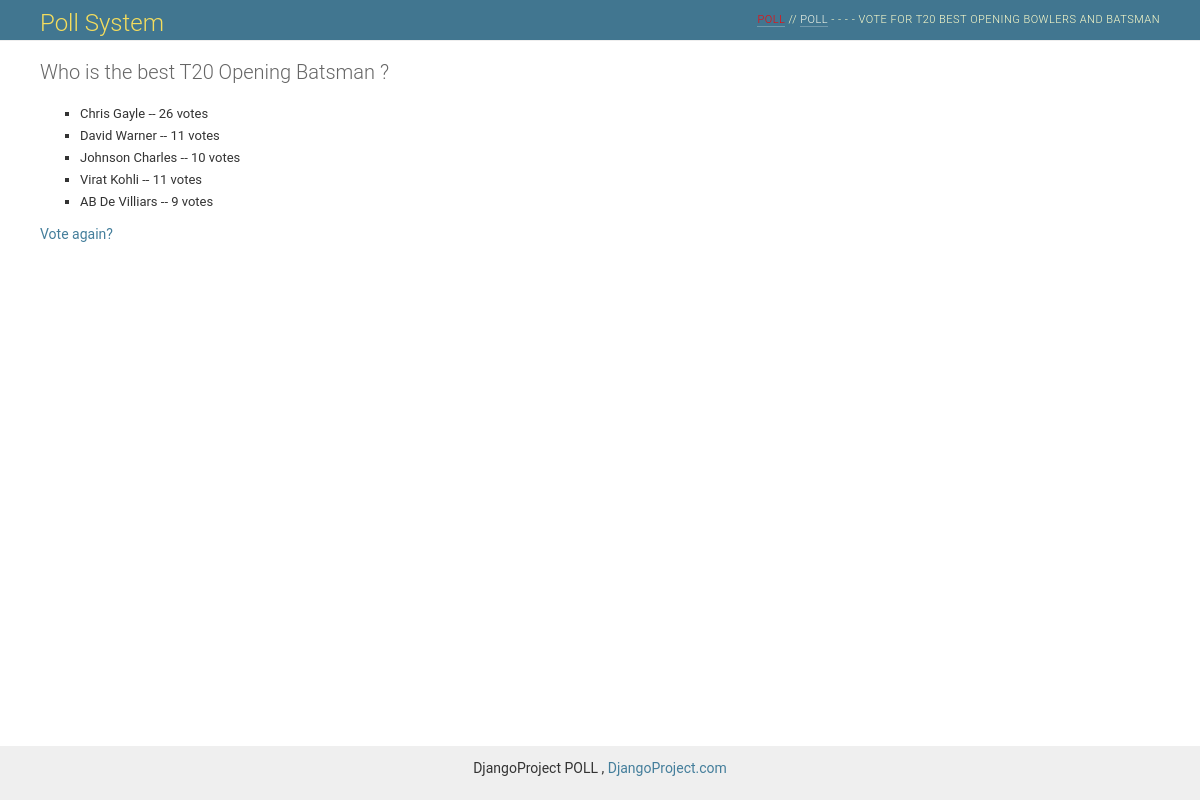
Before: /poll/2/results/ with the older database file.
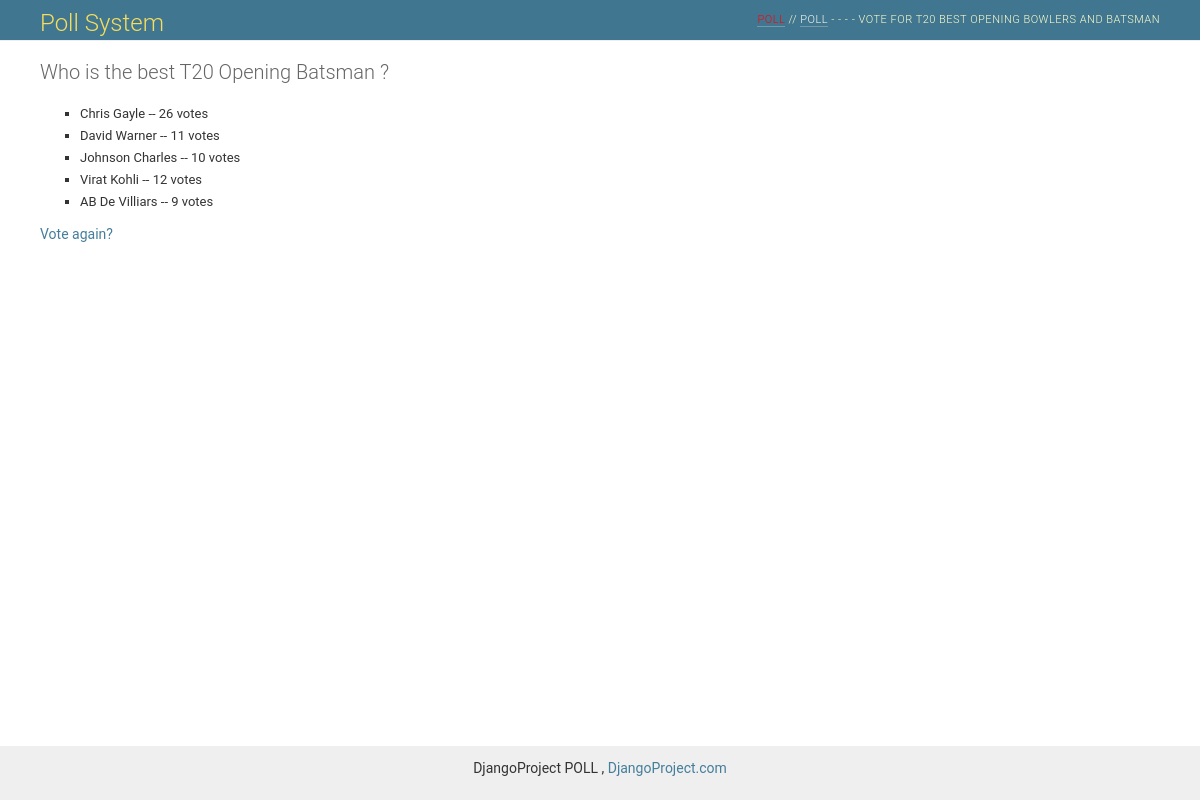
After: the same page with the newer database file.
### poll/models.py (models this page shows, shortened)
class Choice(models.Model):
    question = models.ForeignKey(Question, on_delete=models.CASCADE, blank=True)
    choice_text = models.CharField('Poll Option', max_length=200, help_text="Enter Poll option for Choosen Question")
    votes = models.IntegerField(default=0, help_text="Enter Vote Count")

### poll/views.py (the view)
# urls.py: url(r'^(?P<question_id>[0-9]+)/results/$', views.results, name='results'),
def results(request, question_id):
    template_name = 'poll/results.html'
    question = get_object_or_404(Question, id=question_id)
    return render(request, template_name, {'question': question, 'count': calculate()})

### poll/views.py (called while the page is built)
def calculate():
    question = Question.objects.count()
    choice = Choice.objects.count()
    totalVotes = [c.votes for c in Choice.objects.all()]
    return {'questionCount': question, 'choiceCount': choice, 'totalVotes': sum(totalVotes)}

### django_example/templates/poll/results.html
{% extends "poll/base.html" %}
{% block content %}
<h1>{{ question.question_text }}</h1>
<ul>
{% for choice in question.choice_set.all %}
    <li>{{ choice.choice_text }} -- {{ choice.votes }} vote{{ choice.votes|pluralize }}</li>
{% endfor %}
</ul>
<a href="{% url 'poll:detail' question.id %}">Vote again?</a>
{% endblock %}

Changed rows visible on the page:
changed Choice "Virat Kohli": votes "11" → "12"
